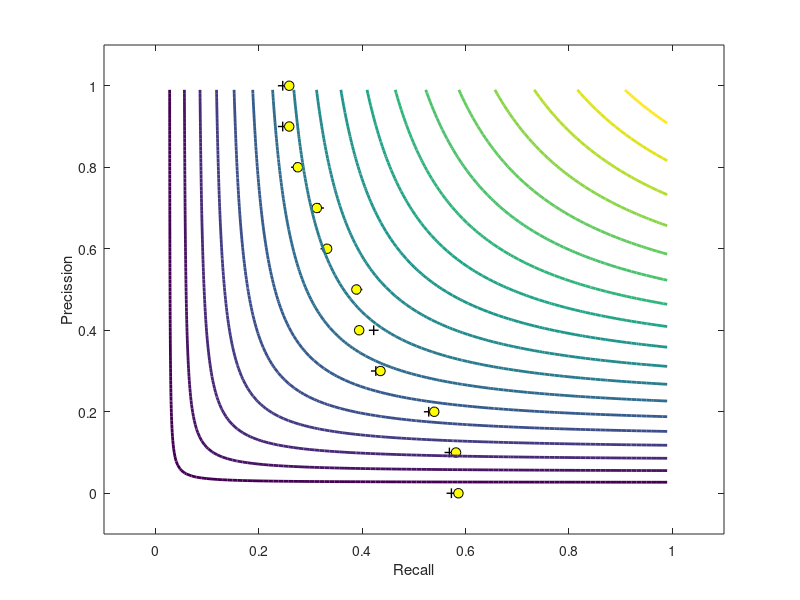

MATLAB code to generate this figure:
%% Initialization
clear ; close all; clc
data = load('porterPR.dat');
%X = data(:, 1)
%y1 = data(:, 2) 
%y2 = data(:, 3)
%m = length(y); % number of training examples

figure
plot(data(:, 2)/100, data(:, 1)/100, 'k+','LineWidth', 1, 'MarkerSize', 7)
hold on;
plot(data(:, 3)/100, data(:, 1)/100, 'ko', 'MarkerFaceColor', 'y', 'MarkerSize', 7)

x = linspace(0.01, 0.99, 100);
y = linspace(0.01, 0.99, 100);
z = zeros(length(x), length(y));
for i = 1:length(x)
  for j = 1:length(y)
    z(i,j) = 2*x(i)*y(j)/(x(i) + y(j));
  end
end
contour ( x, y, z, linspace(0, 1.0, 20), 'LineWidth', 2);

axis([-0.1 1.1 -0.1 1.1]);
xlabel('Recall');
ylabel('Precission');

hold off;
  

pause;

